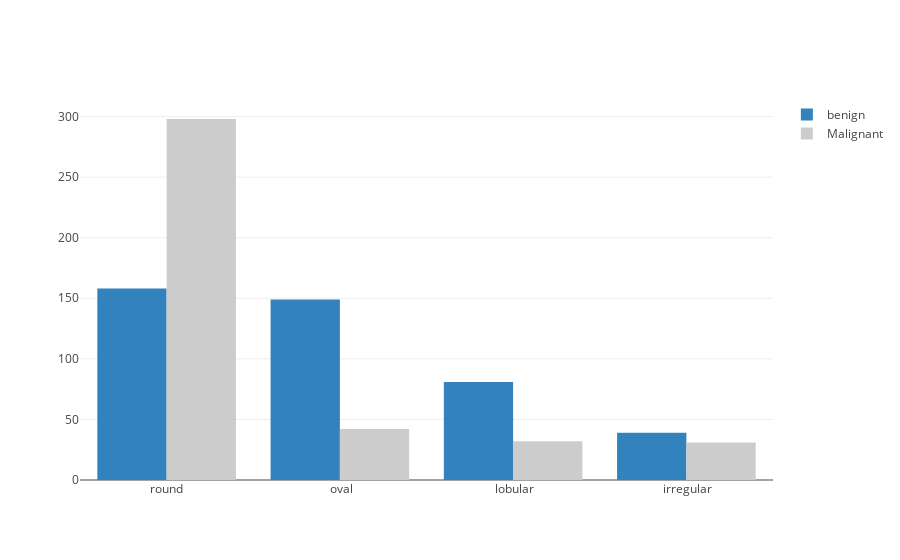

This figure's notebook cell:
### Code cell
shape1_Count=masses_data['shape'][(masses_data['severity']==1)].value_counts()
shape0_Count=masses_data['shape'][(masses_data['severity']==0)].value_counts()

# Create a bar plot//////////////////////////////
Benign=go.Bar(
    x = ['round',' oval',' lobular',' irregular'],
    y = shape0_Count.values
,name = 'benign',marker=dict(
        color='rgb(49,130,189)'
    ))
Malignant=go.Bar(
    x = ['round',' oval',' lobular',' irregular'],
    y = shape1_Count.values
,name = 'Malignant',marker=dict(
        color='rgb(204,204,204)',
    ))
data = [Benign,Malignant]
py.iplot(data)

### Figure 1 — Plotly figure (JSON) as saved in the notebook; plotly's stock layout.template omitted (floating-point values rounded to 4 significant figures)
{"data": [{"marker": {"color": "rgb(49,130,189)"}, "name": "benign", "type": "bar", "x": ["round", " oval", " lobular", " irregular"], "y": [158, 149, 81, 39]}, {"marker": {"color": "rgb(204,204,204)"}, "name": "Malignant", "type": "bar", "x": ["round", " oval", " lobular", " irregular"], "y": [298, 42, 32, 31]}], "layout": {}}
